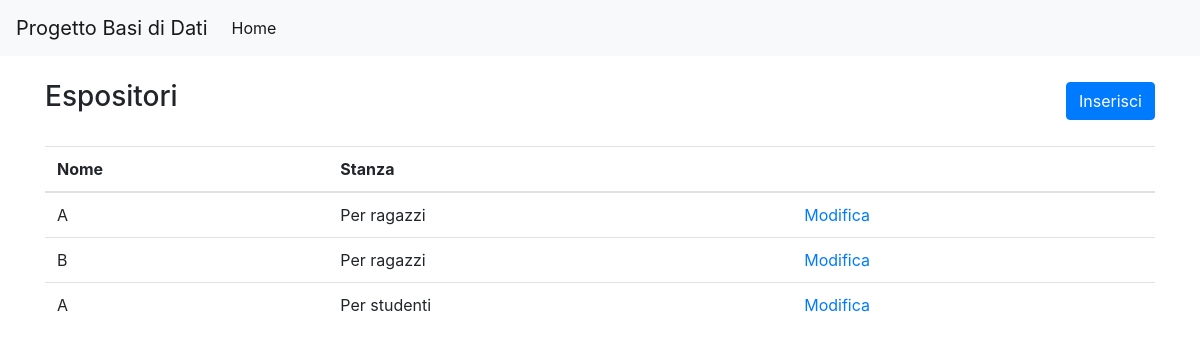
The app's page /sito/espositore/index.php with its own data.
### tables this page shows
CREATE TABLE espositori (
  id        INT         NOT NULL AUTO_INCREMENT,
  nome      VARCHAR(50) NOT NULL,
  id_stanza INT         NOT NULL,
  PRIMARY KEY (id),
  FOREIGN KEY (id_stanza) REFERENCES stanze (id)
    ON DELETE RESTRICT
    ON UPDATE NO ACTION
);

CREATE TABLE stanze (
  id   INT         NOT NULL AUTO_INCREMENT,
  nome VARCHAR(50) NOT NULL,
  PRIMARY KEY (id)
);

### sito/ConnessioneSQL.php (called while the page is built, shortened)
<?php
class ConnessioneSQL
{
    private $servername = "localhost";
    private $username = "root";
    private $password = "";
    private $dbname = "progetto_database";
    private $conn;
    public function __construct()
    {
        $this->conn = new mysqli($this->servername, $this->username, $this->password, $this->dbname);
    }
    public function query($sql)
    {
        return $this->conn->query($sql);
    }
}

### sito/espositore/index.php (the view)
<?php require '../partials/head.php' ?>
<div class="d-flex justify-content-between align-items-center mb-4">
    <h3>Espositori</h3>
    <a href="inserisci.php" class="btn btn-primary">Inserisci</a>
</div>
<table class="table">
    <thead>
    <tr>
        <th>Nome</th>
        <th>Stanza</th>
        <th></th>
    </tr>
    </thead>
    <tbody>
    <?php
    require "../ConnessioneSQL.php";
    $connessione = new ConnessioneSQL();
    $risultato = $connessione->query("SELECT espositori.id AS esp_id,espositori.nome AS espositore, stanze.nome AS stanza
        FROM espositori
	      JOIN stanze ON espositori.id_stanza=stanze.id")->fetch_all(MYSQLI_ASSOC);
    if (count($risultato) > 0) {
        foreach ($risultato as $row) {
            ?>
            <tr>
                <td><?php echo $row["espositore"] ?></td>
                <td><?php echo $row["stanza"] ?></td>
                <td><a href="modifica.php?id=<?php echo $row["esp_id"] ?>">Modifica</a></td>
            </tr>
            <?php
        }
    } else {
        ?>
        <tr>
            <td rowspan="4">Non ci sono record.</td>
        </tr>
        <?php
    }
    ?>
    </tbody>
</table>
<?php require '../partials/footer.php' ?>

### records on screen
espositori: nome "A", id_stanza.nome "Per ragazzi"
espositori: nome "B", id_stanza.nome "Per ragazzi"
espositori: nome "A", id_stanza.nome "Per studenti"
